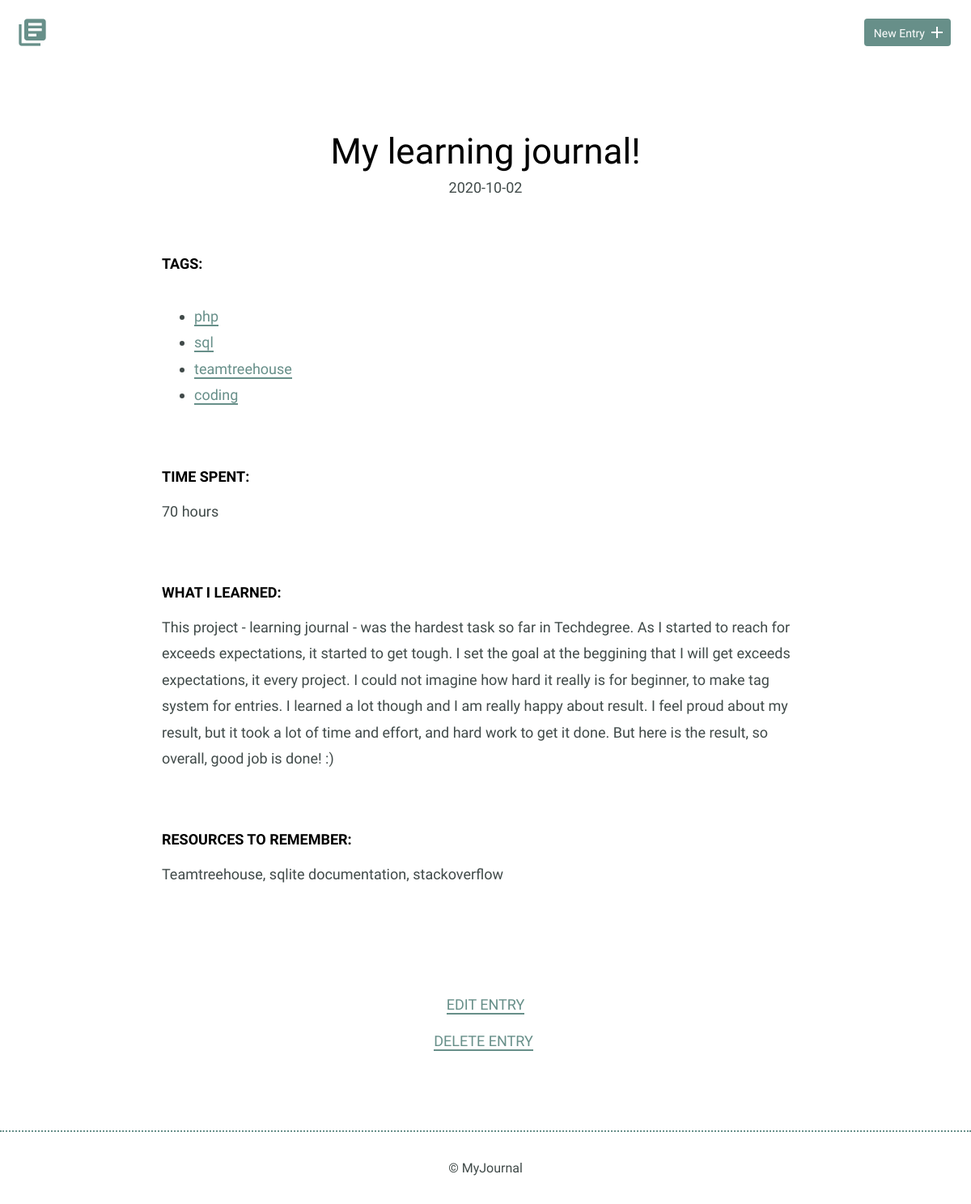
Screenshot of /detail.php?id=3 with the database file from the repository.
### tables this page shows
CREATE TABLE "entries" (
	`id`	INTEGER,
	`title`	TEXT,
	`date`	TEXT,
	`time_spent`	INTEGER,
	`learned`	BLOB,
	`resources`	BLOB,
	PRIMARY KEY(`id`)
);

CREATE TABLE "entries_tags" (
	"entry_id"	INTEGER,
	"tag_id"	INTEGER
);

CREATE TABLE "tags" (
	"id"	INTEGER,
	"tag"	TEXT UNIQUE,
	PRIMARY KEY("id" AUTOINCREMENT)
);

### inc/functions.php (called while the page is built, shortened)
<?php
function getEntry($id) {
      include 'connection.php';
      try {
        $stmt = $db->prepare('SELECT * FROM entries WHERE id = ?');
        $stmt->bindValue(1, $id, PDO::PARAM_INT);
        $stmt->execute();
      } catch (Exception $e) {
        echoError($e->getMessage());
        return false;
      }
      return $stmt->fetch(PDO::FETCH_ASSOC);
}
function getTagsForEntry($entryId) {
      include 'connection.php';
      try {
        $stmt = $db->prepare('SELECT * FROM entries_tags JOIN tags ON entries_tags.tag_id = tags.id WHERE entries_tags.entry_id = ?');
        $stmt->bindValue(1, $entryId, PDO::PARAM_INT);
        $stmt->execute();
      } catch (Exception $e) {
        echoError($e->getMessage());
        return false;
      }
      return $stmt->fetchAll(PDO::FETCH_ASSOC);
}

### detail.php (the view, shortened to what this page needs)
<?php
require 'inc/functions.php';
if ($_GET['id']) {
    $entryId = filter_input(INPUT_GET, 'id', FILTER_SANITIZE_NUMBER_INT);
    $entry = getEntry($entryId);
}
require 'header.php'
?>
<section>
    <div class="container">
        <?php if (empty($entry)): ?>
            <p>Entry not found</p>
        <?php else: ?>
            <div class="entry-list single">
                <article>
                    <h1><?= $entry['title'] ?></h1>
                    <time datetime="<?= $entry['date'] ?>"><?= $entry['date'] ?></time>
                    <div class="entry">
                        <h3>Tags: </h3>
                        <p>
                        <ul>
                            <?php foreach (getTagsForEntry($entryId) as $tag): ?>
                                <li><a href="index.php?tag_id=<?= $tag['tag_id'] ?>"><?= $tag['tag'] ?></a></li>
                            <?php endforeach ?>
                        </ul>
                        </p>
                    </div>
                    <div class="entry">
                        <h3>Time Spent: </h3>
                        <p><?= $entry['time_spent'] ?></p>
                    </div>
                    <div class="entry">
                        <h3>What I Learned:</h3>
                        <p><?= $entry['learned'] ?></p>
                    </div>
                    <div class="entry">
                        <h3>Resources to Remember:</h3>
                        <p><?= $entry['resources'] ?></p>
                    </div>
                </article>
            </div>
        </div>
        <div class="edit-delete">
            <p>
                <a href="edit.php?id=<?= $entry['id'] ?>">Edit Entry</a>
                <form action="delete.php" method="post">
                    <input type="submit" value="Delete Entry" class="delete">
                </form>
            </p>
    <?php endif; ?>
    </div>
</section>
<?php require 'footer.php' ?>

### css/site.css (style rules this page uses)
body { font-size: 16px; color: #404a49; font-family: 'Cousine', serif; font-weight: 400; }
.container { margin: 0 auto; padding: 0 25px; }
h1, h2, h3 { margin: 0; font-weight: 400; line-height: 1em; color: #000; }
h1 { font-size: 44px; margin-bottom: 12px; }
h3 { font-size: 18px; font-family: 'Work Sans', serif; font-weight: 600; text-transform: uppercase; }
p { line-height: 1.8em; font-size: 18px; }
p a { border-bottom: 2px solid #678f89; padding: 0; color: #678f89; text-decoration: none; }
ul li { line-height: 1.8em; font-size: 18px; }
ul li a { border-bottom: 2px solid #678f89; line-height: 1.8em; color: #678f89; text-decoration: none; }
.entry-list, .edit-entry, .new-entry { max-width: 800px; margin: 0 auto; padding: 70px 0 150px 0; }
.entry-list article { margin-bottom: 70px; text-align: center; }
.entry-list article:last-child { margin-bottom: 0; }
.entry-list.single { padding-bottom: 70px; }
.entry-list.single time { font-size: 18px; }
.entry { max-width: 800px; margin: 75px auto 0 auto; text-align: left; }
.entry p { margin-bottom: 40px; }
.edit-delete { padding-bottom: 80px; text-align: center; margin: 0 auto; }
.edit-delete a { font-weight: 400; text-transform: uppercase; font-size: 18px; }
.delete { border: none; border-bottom: 2px solid #678f89; padding: 0; color: #678f89; text-decoration: none; background-color: transparent; text-transform: uppercase; font-size: 18px; font-weight: 400; }
input[type=submit] { margin-right: 5px; }

### rows the page displays
entries: title "My learning journal!", date "2020-10-02", time_spent "70 hours", learned "This project - learning journal - was the hardest task so far in Techdegree. As I started to reach for exceeds expectations, it started to get tough. I set the goal at the beggining that I will get exceeds expectations, it every project. I could not imagine how hard it really is for beginner, to make tag system for entries. I learned a lot though and I am really happy about result. I feel proud about my result, but it took a lot of time and effort, and hard work to get it done. But here is the result, so overall, good job is done! :)", resources "Teamtreehouse, sqlite documentation, stackoverflow"
entries_tags: tag.tag "php"
entries_tags: tag.tag "sql"
entries_tags: tag.tag "teamtreehouse"
entries_tags: tag.tag "coding"
